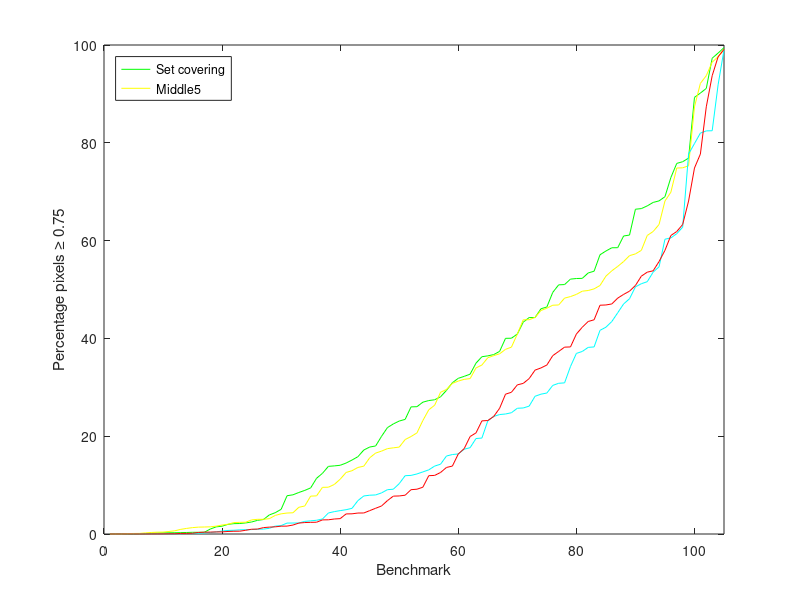

MATLAB code to generate this figure:
%
% Percentage of pixels >= 0.75.
%
function cmd_pixel()

%
% Using quality correlate, choose smallest value for "middle" method
% that gives a greater than or equal quality correlate compared to
% set covering method. If no value for middle gives a greater than
% or equal value, choose the smallest value that gives the highest
% quality correlate.
%
determinedByHand = [ ...
 5, ... % 507:                    5
 9, ... % AhwahneeGreatLounge:    9
 7, ... % AirBellowsGap:          7
 5, ... % AmikeusBeaverDamPM1:    5
 3, ... % AmikeusBeaverDamPM2:    3
 5, ... % ArtistPalette:          5
 3, ... % BalancedRock:           3
 3, ... % BandonSunset1:          3
 5, ... % BandonSunset2:          5
 5, ... % BarHarborPresunrise:    5
 5, ... % BarHarborSunrise:       5
 5, ... % BenJerrys:              5
 3, ... % BigfootPass:            3
 3, ... % BloomingGorse1:         3
 3, ... % BloomingGorse2:         3
 3, ... % CadesCove:              3
 3, ... % CanadianFalls:          3
 5, ... % CemeteryTree1:          5
 5, ... % CemeteryTree2:          5
 3, ... % DelicateArch:           3
 3, ... % DelicateFlowers:        3
 3, ... % DevilsBathtub:          3
 3, ... % DevilsGolfCourse:       3
 5, ... % DevilsTower:            5
 3, ... % ElCapitan:              3
 3, ... % Exploratorium1:         3
 3, ... % Exploratorium2:         3
 5, ... % Flamingo:               5
 3, ... % FourCornersStorm:       3
 5, ... % Frontier:               5
 5, ... % GeneralGrant:           5
 3, ... % GeneralSherman:         3
 3, ... % GoldenGate1:            3
 5, ... % GoldenGate2:            5
 5, ... % HalfDomeSunset:         5
 3, ... % HallofFame:             3
 7, ... % HancockKitchenInside:   7
 5, ... % HancockKitchenOutside:  5
 3, ... % HancockSeedField:       3
 3, ... % HDRMark:                3
 3, ... % HooverDam:              3
 7, ... % HooverGarage:           7
 5, ... % JesseBrownsCabin:       5
 3, ... % KingsCanyon:            3
 5, ... % LabBooth:               5
 9, ... % LabTypwriter:           9
 7, ... % LabWindow:              7
 5, ... % LadyBirdRedwoods:       5
 9, ... % LasVegasStore:          9
 5, ... % LetchworthTeaTable1:    5
 5, ... % LetchworthTeaTable2:    5
 5, ... % LittleRiver:            5
 7, ... % LuxoDoubleChecker:      7
 3, ... % M3MiddlePond:           3
 3, ... % MackinacBridge:         3
 3, ... % MammothHotSprings:      3
 3, ... % MasonLake1:             3
 3, ... % MasonLake2:             3
 5, ... % McKeesPub:              5
 3, ... % MiddlePond:             3
 3, ... % MirrorLake:             3
 5, ... % MtRushmore1:            5
 5, ... % MtRushmore2:            5
 5, ... % MtRushmoreFlags:        5
 3, ... % NiagaraFalls:           3
 3, ... % NorthBubble:            3
 3, ... % OCanadaLights:          3
 5, ... % OCanadaNoLights:        5
 5, ... % OldFaithfulInn:         5
 3, ... % OtterPoint:             3
 3, ... % PaulBunyan:             3
 3, ... % PeckLake:               3
 7, ... % Peppermill:             7
 3, ... % Petroglyphs:            3
 3, ... % RedwoodSunset:          3
 3, ... % RITTiger:               3
 7, ... % RoadsEndFireDamage:     7
 5, ... % RoundBarnInside:        5
 3, ... % RoundStoneBarn:         3
 3, ... % Route66Museum:          3
 3, ... % SequoiaRemains:         3
 3, ... % SmokyTunnel:            3
 5, ... % SouthBranchKingsRiver:  5
 3, ... % SunsetPoint1:           3
 3, ... % SunsetPoint2:           3
 3, ... % TaughannockFalls:       3
 3, ... % TheGrotto:              3
 5, ... % TheNarrows1:            5
 3, ... % TheNarrows2:            3
 5, ... % TheNarrows3:            5
 3, ... % TunnelView1:            3
 3, ... % TunnelView2:            3
 3, ... % TupperLake1:            3
 3, ... % TupperLake2:            3
 3, ... % UpheavalDome:           3
 5, ... % URChapel1:              5
 7, ... % URChapel2:              7
 7, ... % WaffleHouse:            7
 5, ... % WallDrug:               5
 5, ... % WestBranchAusable1:     5
 5, ... % WestBranchAusable2:     5
 7, ... % WillyDesk:              7
 5, ... % WillySentinel:          5
 3, ... % YosemiteFalls:          3
 3];    % Zentrum:                3

barakat = [ ...
 0.1822  0.2135  0.3351  0.3631  1.0790  1.3255  1.3990  1.7108  2.0501 ...
 2.6707  2.7283  3.0651  3.6352  3.6804  4.1589  4.5635  7.9949  8.3789 ...
10.1011 10.2258 10.6075 12.3412 12.5355 14.0484 14.2117 17.5204 19.2641 ...
19.6853 20.5926 20.8677 23.0291 24.3520 26.2530 26.8530 27.1142 28.7653 ...
29.4775 30.5468 31.5601 31.7847 31.9125 33.9836 35.4333 36.5188 36.8760 ...
38.1218 39.5900 39.7639 40.5570 41.5857 41.9589 42.1526 42.3108 42.7797 ...
44.1563 46.6314 47.2169 48.2197 51.4132 51.6573 52.6245 52.7075 53.7437 ...
56.4327 56.8627 60.0052 60.0837 61.5574 61.9867 64.2019 65.9230 66.4769 ...
67.7800 68.7027 69.8621 70.2467 72.2207 74.0285 76.3859 77.4720 77.7160 ...
77.7880 80.0426 80.6838 80.8799 81.5339 83.6998 85.8004 86.9525 87.7985 ...
88.7383 89.2793 90.6699 91.3805 93.6679 94.0525 95.6985 95.8252 97.3708 ...
97.7246 97.7914 98.9028 99.3792 99.5971 99.6227];

hasinoff = [ ...
 0.2059  0.2826  1.2535  2.6988  2.7950  2.8123  2.8870  3.5844  4.9091 ...
 7.5452 10.7492 11.4312 15.6092 19.1255 19.7793 20.9911 21.5282 22.3045 ...
26.7161 28.2049 33.7862 34.8919 35.7613 36.7338 37.7252 38.8688 39.4292 ...
42.1998 42.6949 44.8968 47.7675 48.9315 52.1256 52.5307 55.5705 61.7317 ...
62.5558 64.2287 64.4558 64.5435 66.1747 68.3974 69.2649 72.5699 73.0151 ...
74.1529 75.4753 76.9178 77.3508 78.9333 80.3997 81.3866 81.4229 81.9662 ...
82.0771 83.6408 84.2045 84.4037 85.2668 85.9365 86.1076 87.4322 87.7395 ...
89.7043 90.0457 91.2479 91.3367 92.1830 92.2314 92.2518 92.4614 93.7436 ...
94.3129 94.3253 94.3764 95.1178 95.5003 95.5990 96.1034 96.1996 96.3461 ...
97.3257 97.3309 97.4430 97.4842 97.6550 97.6776 98.1242 98.3353 98.5589 ...
98.5705 99.1725 99.1892 99.2874 99.3223 99.3457 99.3504 99.4243 99.6466 ...
99.6648 99.7311 99.7924 99.8567 99.9094 99.9684];

keht = [ ...
 0.0046  0.0186  0.0263  0.0580  0.0884  0.1068  0.2262  0.2456  0.3614 ...
 0.4250  0.4361  0.8426  0.9977  1.3402  1.4523  1.4675  1.5175  1.5509 ...
 2.1559  2.5513  2.7769  2.9375  3.0541  4.6849  4.8289  5.1672  5.1743 ...
 5.2376  5.4352  7.1672  8.1702  8.6772 10.2221 10.6245 11.2837 11.4446 ...
11.7555 12.6300 13.0024 14.8203 15.1311 15.4081 17.6272 17.6321 19.9392 ...
21.1830 21.2111 22.4337 24.0204 24.7532 26.5757 27.1113 27.5871 27.9013 ...
28.5682 30.5892 31.0750 32.1964 33.4329 34.0456 35.4339 37.1272 37.2461 ...
38.2009 38.5711 39.3006 40.0155 44.4914 45.0489 45.5051 49.9788 51.8445 ...
51.9943 52.5676 52.5851 54.5394 56.6401 58.9015 59.5968 60.9884 61.1258 ...
61.9230 63.7485 65.8289 65.9160 66.2376 67.2241 67.8337 69.6648 78.8636 ...
78.9805 79.4630 83.7403 84.0707 84.6643 87.8948 88.6526 90.1698 94.5853 ...
94.9909 95.7226 97.9228 98.4680 99.3927 99.7318];

middle3 = [ ...
 0.0042  0.0066  0.0089  0.0844  0.1097  0.1232  0.2262  0.3150  0.3742 ...
 0.3879  0.5193  0.6542  0.9514  1.1479  1.3063  1.4069  1.4321  1.4675 ...
 1.6063  1.8326  1.9947  2.3416  2.3837  2.4108  2.8842  3.0037  3.0073 ...
 3.1416  3.7989  4.1271  4.2886  4.3402  5.4658  5.7278  7.7457  7.8013 ...
 9.5456  9.5687 10.1306 11.2077 12.5850 12.9434 13.6104 13.8746 15.5882 ...
16.5472 16.9501 17.4593 17.6221 17.7744 19.3158 19.9342 20.6790 23.2056 ...
25.3996 26.3379 28.9846 29.5627 30.8008 31.2701 31.6298 31.7792 33.9600 ...
34.5584 36.0499 36.4741 36.8503 37.7623 38.2120 40.8928 43.8062 43.8172 ...
44.2912 45.6997 46.1833 46.7861 46.8378 48.2378 48.5531 48.9996 49.6600 ...
49.7931 50.1303 50.8204 52.7270 53.8224 54.7215 55.7192 56.9242 57.2803 ...
58.0050 61.0475 61.8603 63.2981 68.0930 69.8944 74.8436 74.8860 75.2964 ...
87.3616 92.1529 93.7298 96.5018 97.5866 99.1050];

middle5 = [ ...
 0.0003  0.0005  0.0006  0.0023  0.0133  0.0153  0.0181  0.0211  0.0332 ...
 0.0386  0.0471  0.0530  0.0861  0.1004  0.1183  0.1557  0.2330  0.3081 ...
 0.4261  0.6079  0.7300  0.7637  0.8513  0.8801  0.9046  0.9776  1.0034 ...
 1.1639  1.6163  1.7196  2.2356  2.2415  2.2535  2.5795  2.6931  2.8103 ...
 3.0671  4.2983  4.5779  4.7812  4.9691  5.2482  6.8280  7.7821  7.9326 ...
 7.9878  8.4051  9.0642  9.1608 10.3021 11.9260 11.9843 12.2810 12.6978 ...
13.1187 13.8900 14.2773 15.9489 16.2522 16.3700 17.3443 17.6477 19.5242 ...
19.6189 23.1371 24.0408 24.4300 24.5410 24.8020 25.7144 25.7728 26.1502 ...
28.1659 28.5955 28.8306 30.3896 30.8204 30.9074 34.2510 36.9296 37.3324 ...
38.1635 38.2568 41.6524 42.2844 43.4534 45.2393 47.0463 48.1124 50.5462 ...
51.1816 51.5947 53.5458 54.6430 60.2817 60.5550 61.4131 62.7614 77.6997 ...
79.8458 81.9861 82.4370 82.4668 91.8605 99.0050];

middle7 = [ ...
 0.0002  0.0003  0.0005  0.0006  0.0023  0.0024  0.0133  0.0153  0.0181 ...
 0.0283  0.0386  0.0530  0.0534  0.0748  0.0861  0.1004  0.1557  0.2025 ...
 0.2330  0.3081  0.3866  0.4261  0.5625  0.5776  0.6079  0.7300  0.7637 ...
 0.8513  0.9776  0.9871  1.0034  1.1267  1.1639  1.2279  1.6017  2.2356 ...
 2.5795  2.8103  3.0328  3.9627  4.1079  4.2983  4.5779  4.7812  4.9691 ...
 5.2612  6.8280  7.9326  7.9878  8.4868  8.6349  9.1608 10.2411 10.3021 ...
11.9843 12.6978 13.1187 13.6593 13.8900 15.9489 16.2522 16.3700 17.3443 ...
17.6477 19.6189 23.1371 24.0408 24.5410 25.7728 27.4215 28.1659 28.5955 ...
30.3896 30.5001 30.8204 30.9074 33.5154 34.2510 38.2568 38.3947 41.6524 ...
42.2844 43.1414 43.4534 43.4584 45.2393 47.0463 48.1124 49.8806 50.5462 ...
51.1816 51.5947 54.6430 58.8895 60.2817 60.5550 61.4131 62.7614 72.6228 ...
77.6997 79.8458 81.9861 93.1211 97.2939 99.0050];

middle9 = [ ...
 0.0002  0.0003  0.0005  0.0006  0.0023  0.0043  0.0064  0.0133  0.0153 ...
 0.0181  0.0283  0.0386  0.0530  0.0534  0.0748  0.0861  0.1004  0.1557 ...
 0.2025  0.2330  0.3081  0.3583  0.4261  0.4346  0.5776  0.6079  0.7300 ...
 0.7637  0.8513  0.9776  1.0034  1.1192  1.1639  1.2279  1.6017  2.2356 ...
 2.4323  2.5795  2.8103  2.9045  3.0328  3.9627  4.1079  4.2983  4.5779 ...
 4.7812  4.9691  5.1053  6.8280  7.9326  7.9878  8.4868  9.1608 10.3021 ...
10.4062 11.9843 12.6978 13.0122 13.1187 13.8900 15.9489 16.2522 16.3700 ...
17.3443 17.6477 19.6189 23.1371 24.0408 24.5410 25.7728 27.4215 28.1659 ...
28.5955 30.3896 30.8204 30.9074 33.5154 34.2510 34.5671 38.2568 41.6524 ...
42.2844 43.1414 43.4534 43.4584 45.2393 47.0463 48.1124 49.8806 50.5462 ...
51.1816 51.5947 54.6430 58.8895 60.2817 60.5550 61.4131 62.7614 72.6228 ...
77.6997 79.8458 81.9861 93.1211 97.2939 99.0050];

middle3unsorted = [ ...
  0.6542,   5.4658,  36.0499,  15.5882,  68.0930,  74.8860,  12.5850, ...
 46.7861,  17.6221,  16.9501,  54.7215,  56.9242,  49.6600,  23.2056, ...
 61.0475,  17.4593,  34.5584,   0.2262,   4.3402,  28.9846,   0.1232, ...
  1.4069,  58.0050,   1.9947,  48.9996,  43.8062,  13.6104,   9.5456, ...
 38.2120,  43.8172,   3.0073,   0.0066,  61.8603,  96.5018,  69.8944, ...
  2.8842,  45.6997,   0.0089,   1.4675,  50.8204,   4.2886,  49.7931, ...
  7.8013,  87.3616,   1.4321,  50.1303,  75.2964,  19.3158,  10.1306, ...
 46.1833,   3.7989,  92.1529,  36.8503,   5.7278,  63.2981,   1.3063, ...
  4.1271,   0.3742,   0.0844,  40.8928,  97.5866,  48.5531,  26.3379, ...
  0.1097,  99.1050,  36.4741,   2.3416,   1.1479,   0.9514,  46.8378, ...
 30.8008,  53.8224,  25.3996,   2.4108,  33.9600,   9.5687,  29.5627, ...
 31.2701,  19.9342,   0.0042,   3.1416,   0.5193,  37.7623,   7.7457, ...
 48.2378,   0.3150,  55.7192,  44.2912,   0.3879,  12.9434,  93.7298, ...
  2.3837,  74.8436,  52.7270,  31.7792,  31.6298,  11.2077,   3.0037, ...
  1.6063,  16.5472,  13.8746,  17.7744,  57.2803,  20.6790,   1.8326];

middle5unsorted = [ ...
  0.1183,   0.9046,  24.8020,   0.7637,  61.4131,  77.6997,  14.2773, ...
 30.3896,  28.5955,   9.1608,  53.5458,  42.2844,  60.5550,  19.6189, ...
 60.2817,  17.6477,   2.8103,   0.0471,   3.0671,  10.3021,   0.0861, ...
  4.5779,  30.9074,   0.0006,  82.4370,  45.2393,  24.5410,   9.0642, ...
 41.6524,  37.3324,  13.8900,   0.0003,  30.8204,   2.2356,  23.1371, ...
 12.6978,  19.5242,   0.0023,  17.3443,  38.1635,   0.6079,   8.4051, ...
  1.6163,  82.4668,   1.0034,  28.8306,  24.4300,   0.0153,   2.6931, ...
 11.9260,   0.0211,  24.0408,  36.9296,   7.9878,  62.7614,   2.5795, ...
 54.6430,   0.3081,   0.0005,  25.7728,  81.9861,  11.9843,   0.0530, ...
  0.1557,  99.0050,  28.1659,   2.2415,   0.4261,   7.9326,  50.5462, ...
 48.1124,  34.2510,  12.2810,   0.7300,  43.4534,  13.1187,  26.1502, ...
  7.7821,   4.9691,   0.0133,   0.8513,   0.2330,  47.0463,   0.0181, ...
  1.1639,   0.1004,  51.5947,   4.7812,   0.0386,   4.2983,  91.8605, ...
  2.2535,  79.8458,  51.1816,  15.9489,  25.7144,   5.2482,   1.7196, ...
  0.9776,   6.8280,  16.3700,   0.0332,  38.2568,  16.2522,   0.8801];

middle7unsorted = [ ...
  3.0328,   0.3866,  33.5154,   0.7637,  61.4131,  77.6997,  43.1414, ...
 30.3896,  28.5955,   9.1608,  58.8895,  42.2844,  60.5550,  19.6189, ...
 60.2817,  17.6477,   2.8103,   0.2025,   8.4868,  10.3021,   0.0861, ...
  4.5779,  30.9074,   0.0006,  49.8806,  45.2393,  24.5410,   8.6349, ...
 41.6524,  38.3947,  13.8900,   0.0003,  30.8204,   2.2356,  23.1371, ...
 12.6978,   4.1079,   0.0023,  17.3443,  27.4215,   0.6079,   0.0283, ...
  3.9627,  93.1211,   1.0034,  10.2411,   0.5776,   0.0153,   0.9871, ...
  0.0534,   0.0002,  24.0408,  30.5001,   7.9878,  62.7614,   2.5795, ...
 54.6430,   0.3081,   0.0005,  25.7728,  81.9861,  11.9843,   0.0530, ...
  0.1557,  99.0050,  28.1659,   0.0748,   0.4261,   7.9326,  50.5462, ...
 48.1124,  34.2510,   5.2612,   0.7300,  43.4534,  13.1187,  43.4584, ...
  1.2279,   4.9691,   0.0133,   0.8513,   0.2330,  47.0463,   0.0181, ...
  1.1639,   0.1004,  51.5947,   4.7812,   0.0386,   4.2983,  97.2939, ...
 72.6228,  79.8458,  51.1816,  15.9489,  13.6593,   1.6017,   0.5625, ...
  0.9776,   6.8280,  16.3700,   0.0024,  38.2568,  16.2522,   1.1267];

middle9unsorted = [ ...
  3.0328,   0.0043,  33.5154,   0.7637,  61.4131,  77.6997,  43.1414, ...
 30.3896,  28.5955,   9.1608,  58.8895,  42.2844,  60.5550,  19.6189, ...
 60.2817,  17.6477,   2.8103,   0.2025,   8.4868,  10.3021,   0.0861, ...
  4.5779,  30.9074,   0.0006,  49.8806,  45.2393,  24.5410,   5.1053, ...
 41.6524,  34.5671,  13.8900,   0.0003,  30.8204,   2.2356,  23.1371, ...
 12.6978,   4.1079,   0.0023,  17.3443,  27.4215,   0.6079,   0.0283, ...
  3.9627,  93.1211,   1.0034,   2.9045,   0.5776,   0.0153,   0.4346, ...
  0.0534,   0.0002,  24.0408,  13.0122,   7.9878,  62.7614,   2.5795, ...
 54.6430,   0.3081,   0.0005,  25.7728,  81.9861,  11.9843,   0.0530, ...
  0.1557,  99.0050,  28.1659,   0.0748,   0.4261,   7.9326,  50.5462, ...
 48.1124,  34.2510,  10.4062,   0.7300,  43.4534,  13.1187,  43.4584, ...
  1.2279,   4.9691,   0.0133,   0.8513,   0.2330,  47.0463,   0.0181, ...
  1.1639,   0.1004,  51.5947,   4.7812,   0.0386,   4.2983,  97.2939, ...
 72.6228,  79.8458,  51.1816,  15.9489,   2.4323,   1.6017,   0.3583, ...
  0.9776,   6.8280,  16.3700,   0.0064,  38.2568,  16.2522,   1.1192];

sesh = [ ...
 0.0693  0.5643  0.5899  2.8912  4.2436  7.5156 11.2296 12.6643 12.7775 ...
13.0246 21.9863 25.5745 25.8226 27.6447 33.5842 34.7060 34.8977 36.2594 ...
36.5717 36.9510 42.9368 44.9129 45.2468 45.6979 47.7994 49.0930 51.4064 ...
53.2606 54.4567 54.5981 55.7340 58.6222 60.2238 61.5390 61.9407 62.3752 ...
63.6743 63.7121 64.2590 66.4907 68.0373 68.0894 68.5267 68.5531 69.7629 ...
70.6084 70.8898 70.9003 71.4091 72.6133 72.7312 75.2453 75.3818 76.2682 ...
76.6683 77.4330 78.0032 78.1559 78.9072 81.7016 81.7670 82.3463 83.1306 ...
84.1213 85.3888 86.5111 86.5274 87.6990 89.2825 89.3653 90.0254 90.0970 ...
90.2757 92.0706 92.2249 92.3111 92.4737 93.1590 93.4876 94.7098 94.8747 ...
95.0289 95.5022 96.1364 96.5335 96.9462 97.1280 97.4164 97.7727 97.8311 ...
99.3280 99.4254 99.4695 99.5988 99.7102 99.7586 99.7623 99.7900 99.8926 ...
99.9386 99.9527 99.9553 99.9600 99.9675 99.9988];

setCovering = [ ...
 0.0000  0.0000  0.0000  0.0008  0.0068  0.0433  0.0776  0.1327  0.1886 ...
 0.2385  0.2535  0.2628  0.2866  0.3114  0.3488  0.3515  0.3606  1.0142 ...
 1.4611  1.6018  1.9735  2.1173  2.1432  2.2637  2.4574  2.7942  2.9577 ...
 3.9032  4.3573  5.0472  7.8260  8.0157  8.4915  8.9162  9.4288 11.3964 ...
12.4123 13.8325 13.9287 14.0536 14.5110 15.1237 15.8121 17.1758 17.7879 ...
18.0004 19.9704 21.7582 22.5110 23.1010 23.4391 25.9977 26.0372 26.9602 ...
27.2909 27.4492 28.0615 29.3761 30.9402 31.8386 32.2392 32.6832 34.9416 ...
36.2524 36.4322 36.6917 37.3456 40.0155 40.0368 40.8971 43.3164 44.2639 ...
44.2670 46.0593 46.4235 49.4139 50.9524 51.0095 52.1244 52.2476 52.2776 ...
53.3814 53.7437 57.1031 57.8704 58.5342 58.5506 60.9431 61.1336 66.4179 ...
66.5452 67.0981 67.8060 68.1206 68.9757 72.8987 75.7905 76.1304 76.8673 ...
89.2923 90.1698 91.1209 97.3026 98.3451 99.4635];

setCoveringUnsorted = [ ...
 37.3456,  0.0008, 15.1237, 14.5110, 57.1031, ...
 52.1244,  7.8260, 26.9602, 52.2476, 58.5342, ...
 66.5452, 49.4139, 58.5506, 23.4391, 67.0981, ...
 60.9431, 46.0593, 28.0615, 19.9704, 53.7437, ...
  0.3606, 12.4123, 76.1304,  9.4288, 53.3814, ...
 40.0368, 14.0536,  0.0000, 61.1336,  0.0000, ...
 27.2909,  1.0142, 68.1206, 97.3026, 32.2392, ...
  8.0157,  2.7942, 15.8121, 75.7905,  0.1327, ...
 13.8325,  8.9162, 36.4322, 90.1698,  0.1886, ...
  0.3114, 17.1758,  0.0433,  0.2866, 67.8060, ...
  0.2385, 76.8673,  3.9032, 29.3761, 66.4179, ...
 44.2639, 36.6917,  2.4574,  0.0000, 40.8971, ...
 98.3451,  2.2637,  8.4915,  0.3488, 99.4635, ...
 34.9416,  2.9577, 25.9977,  5.0472, 51.0095, ...
 17.7879, 43.3164,  1.9735,  1.6018, 44.2670, ...
  2.1173, 31.8386,  1.4611, 50.9524,  0.2628, ...
 40.0155,  0.3515, 36.2524, 72.8987, 68.9757, ...
 46.4235, 30.9402, 26.0372, 27.4492, 32.6832, ...
 91.1209, 22.5110, 89.2923, 57.8704, 21.7582, ...
 13.9287,  4.3573,  0.2535,  0.0776, 18.0004, ...
 11.3964,  2.1432, 23.1010, 52.2776,  0.0068];

    best = [];
    for j = 1:105
        %l = determinedBySetCovering(j);
        l = determinedByHand(j);
        if( l == 3 )
	    best = [best middle3unsorted(j)];
        elseif( l == 5 )
	    best = [best middle5unsorted(j)];
        elseif( l == 7 )
	    best = [best middle7unsorted(j)];
        elseif( l == 9 )
	    best = [best middle9unsorted(j)];
        else
	    fprintf( 'trouble: %d\n', l );
        end
    end

    figure;
    plot(setCovering,'Color','green');
    hold on;
    plot(middle3,'Color','yellow');
    plot(middle5,'Color','cyan','LineStyle','-');
    plot(sort(best),'Color','red');
    %plot(middle7,'Color','cyan','LineStyle','--');
    %plot(middle9,'Color','cyan','LineStyle',':');
    xlim([0,105]);
    %ylim([10^-8,10^4]);
    legend({...
	'Set covering', ...
	'Middle5'}, ...
	'Location','northwest');
    xlabel('Benchmark');
    ylabel('Percentage pixels \geq 0.75');

end

